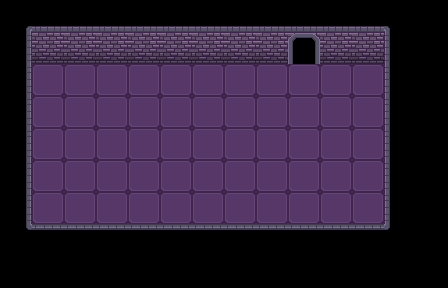

A 2D game scene composited from a Tiled map and its tileset images. What follows is a short description and the map's XML, with every tile layer's data as written:
An orthogonal 14x9 tile map with 32x32 px tiles, 2 tile layers (Tile Layer 1, Doors) and 4 objects.

<map version="1.10" tiledversion="1.10.2" orientation="orthogonal" renderorder="right-down" width="14" height="9" tilewidth="32" tileheight="32" infinite="0" nextlayerid="4" nextobjectid="5">
 <tileset firstgid="1" source="Tileess.tsx" />
 <layer id="1" name="Tile Layer 1" width="14" height="9">
  <data encoding="csv">
18,17,17,17,17,17,17,17,17,17,17,17,19,0,
15,9,9,9,9,9,9,9,9,9,9,9,16,0,
15,1,1,1,1,1,1,1,1,1,1,1,16,0,
15,1,1,1,1,1,1,1,1,1,1,1,16,0,
15,1,1,1,1,1,1,1,1,1,1,1,16,0,
15,1,1,1,1,1,1,1,1,1,1,1,16,0,
15,1,1,1,1,1,1,1,1,1,1,1,16,0,
21,14,14,14,14,14,14,14,14,14,14,14,20,0,
0,0,0,0,0,0,0,0,0,0,0,0,0,0
</data>
 </layer>
 <layer id="2" name="Doors" width="14" height="9">
  <data encoding="csv">
0,0,0,0,0,0,0,0,0,0,0,0,0,0,
0,0,0,0,0,0,0,0,0,34,0,0,0,0,
0,0,0,0,0,0,0,0,0,0,0,0,0,0,
0,0,0,0,0,0,0,0,0,0,0,0,0,0,
0,0,0,0,0,0,0,0,0,0,0,0,0,0,
0,0,0,0,0,0,0,0,0,0,0,0,0,0,
0,0,0,0,0,0,0,0,0,0,0,0,0,0,
0,0,0,0,0,0,0,0,0,0,0,0,0,0,
0,0,0,0,0,0,0,0,0,0,0,0,0,0
</data>
 </layer>
 <objectgroup id="3" name="Walls">
  <object id="1" x="32" y="32" width="354" height="32" />
  <object id="2" x="32" y="224" width="354" height="32" />
  <object id="3" x="0" y="32" width="32" height="192" />
  <object id="4" x="386" y="32" width="32" height="192" />
 </objectgroup>
</map>
